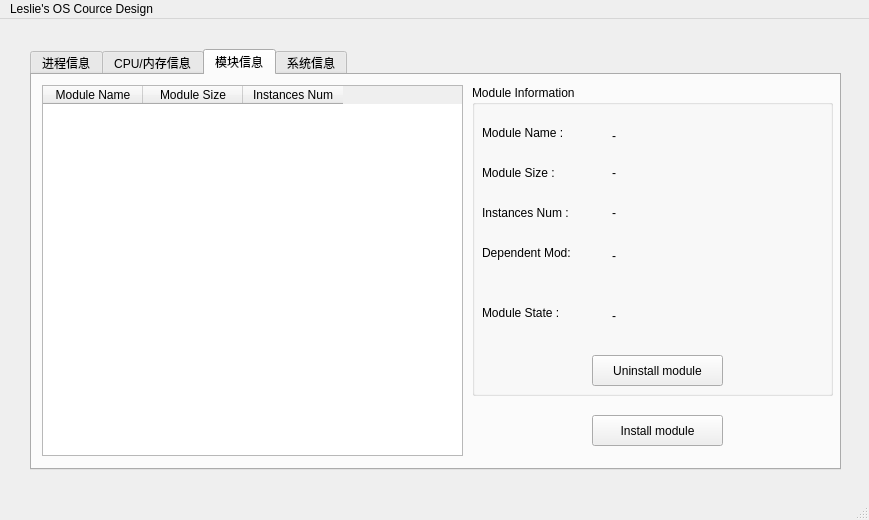
<?xml version="1.0" encoding="UTF-8"?>
<ui version="4.0">
 <class>MainWindow</class>
 <widget class="QMainWindow" name="MainWindow">
  <property name="geometry">
   <rect>
    <x>0</x>
    <y>0</y>
    <width>869</width>
    <height>520</height>
   </rect>
  </property>
  <property name="windowTitle">
   <string>Leslie's OS Course Design - U201714863</string>
  </property>
  <widget class="QWidget" name="centralwidget">
   <widget class="QTabWidget" name="mem_basic">
    <property name="geometry">
     <rect>
      <x>30</x>
      <y>30</y>
      <width>811</width>
      <height>421</height>
     </rect>
    </property>
    <property name="layoutDirection">
     <enum>Qt::LeftToRight</enum>
    </property>
    <property name="autoFillBackground">
     <bool>false</bool>
    </property>
    <property name="currentIndex">
     <number>2</number>
    </property>
    <widget class="QWidget" name="PROC_info">
     <attribute name="title">
      <string>进程信息</string>
     </attribute>
     <widget class="QTableWidget" name="table1">
      <property name="enabled">
       <bool>true</bool>
      </property>
      <property name="geometry">
       <rect>
        <x>10</x>
        <y>10</y>
        <width>461</width>
        <height>371</height>
       </rect>
      </property>
      <property name="editTriggers">
       <set>QAbstractItemView::NoEditTriggers</set>
      </property>
      <property name="alternatingRowColors">
       <bool>false</bool>
      </property>
      <property name="showGrid">
       <bool>false</bool>
      </property>
      <column>
       <property name="text">
        <string>进程名</string>
       </property>
      </column>
      <column>
       <property name="text">
        <string>进程PID</string>
       </property>
      </column>
      <column>
       <property name="text">
        <string>进程状态</string>
       </property>
      </column>
      <column>
       <property name="text">
        <string>占用内存</string>
       </property>
      </column>
      <column>
       <property name="text">
        <string>优先级</string>
       </property>
      </column>
     </widget>
     <widget class="QGroupBox" name="proc_info">
      <property name="geometry">
       <rect>
        <x>500</x>
        <y>160</y>
        <width>291</width>
        <height>221</height>
       </rect>
      </property>
      <property name="sizePolicy">
       <sizepolicy hsizetype="Preferred" vsizetype="Preferred">
        <horstretch>0</horstretch>
        <verstretch>0</verstretch>
       </sizepolicy>
      </property>
      <property name="title">
       <string>进程信息</string>
      </property>
      <property name="alignment">
       <set>Qt::AlignLeading|Qt::AlignLeft|Qt::AlignVCenter</set>
      </property>
      <property name="flat">
       <bool>false</bool>
      </property>
      <widget class="QLabel" name="label_7">
       <property name="geometry">
        <rect>
         <x>20</x>
         <y>60</y>
         <width>81</width>
         <height>16</height>
        </rect>
       </property>
       <property name="text">
        <string>父进程 :</string>
       </property>
      </widget>
      <widget class="QLabel" name="label_8">
       <property name="geometry">
        <rect>
         <x>20</x>
         <y>90</y>
         <width>81</width>
         <height>16</height>
        </rect>
       </property>
       <property name="text">
        <string>进程组 :</string>
       </property>
      </widget>
      <widget class="QLabel" name="label_9">
       <property name="geometry">
        <rect>
         <x>20</x>
         <y>120</y>
         <width>81</width>
         <height>16</height>
        </rect>
       </property>
       <property name="text">
        <string>用户 :</string>
       </property>
      </widget>
      <widget class="QLabel" name="label_10">
       <property name="geometry">
        <rect>
         <x>20</x>
         <y>30</y>
         <width>71</width>
         <height>16</height>
        </rect>
       </property>
       <property name="text">
        <string>进程 :</string>
       </property>
      </widget>
      <widget class="QLabel" name="label_11">
       <property name="geometry">
        <rect>
         <x>20</x>
         <y>150</y>
         <width>91</width>
         <height>16</height>
        </rect>
       </property>
       <property name="text">
        <string>占用CPU(%) :</string>
       </property>
      </widget>
      <widget class="QLabel" name="ppid">
       <property name="geometry">
        <rect>
         <x>130</x>
         <y>60</y>
         <width>161</width>
         <height>21</height>
        </rect>
       </property>
       <property name="text">
        <string>-</string>
       </property>
      </widget>
      <widget class="QLabel" name="proc_group">
       <property name="geometry">
        <rect>
         <x>130</x>
         <y>90</y>
         <width>161</width>
         <height>21</height>
        </rect>
       </property>
       <property name="text">
        <string>-</string>
       </property>
      </widget>
      <widget class="QLabel" name="user">
       <property name="geometry">
        <rect>
         <x>130</x>
         <y>120</y>
         <width>161</width>
         <height>21</height>
        </rect>
       </property>
       <property name="text">
        <string>-</string>
       </property>
      </widget>
      <widget class="QLabel" name="pid">
       <property name="geometry">
        <rect>
         <x>130</x>
         <y>30</y>
         <width>161</width>
         <height>21</height>
        </rect>
       </property>
       <property name="text">
        <string>-</string>
       </property>
      </widget>
      <widget class="QLabel" name="proc_cpu">
       <property name="geometry">
        <rect>
         <x>130</x>
         <y>150</y>
         <width>161</width>
         <height>21</height>
        </rect>
       </property>
       <property name="text">
        <string>-</string>
       </property>
      </widget>
      <widget class="QPushButton" name="kill">
       <property name="geometry">
        <rect>
         <x>40</x>
         <y>180</y>
         <width>101</width>
         <height>31</height>
        </rect>
       </property>
       <property name="text">
        <string>Kill Process</string>
       </property>
       <property name="autoExclusive">
        <bool>false</bool>
       </property>
      </widget>
      <widget class="QPushButton" name="refresh">
       <property name="geometry">
        <rect>
         <x>170</x>
         <y>180</y>
         <width>101</width>
         <height>31</height>
        </rect>
       </property>
       <property name="text">
        <string>Refresh Info</string>
       </property>
      </widget>
     </widget>
     <widget class="QGroupBox" name="groupBox_3">
      <property name="geometry">
       <rect>
        <x>500</x>
        <y>20</y>
        <width>291</width>
        <height>131</height>
       </rect>
      </property>
      <property name="title">
       <string>概况</string>
      </property>
      <widget class="QLabel" name="label_12">
       <property name="geometry">
        <rect>
         <x>50</x>
         <y>30</y>
         <width>81</width>
         <height>16</height>
        </rect>
       </property>
       <property name="text">
        <string>总进程数 :</string>
       </property>
      </widget>
      <widget class="QLabel" name="label_14">
       <property name="geometry">
        <rect>
         <x>50</x>
         <y>60</y>
         <width>71</width>
         <height>16</height>
        </rect>
       </property>
       <property name="text">
        <string>运行进程 :</string>
       </property>
      </widget>
      <widget class="QLabel" name="label_15">
       <property name="geometry">
        <rect>
         <x>50</x>
         <y>90</y>
         <width>71</width>
         <height>16</height>
        </rect>
       </property>
       <property name="text">
        <string>睡眠进程 :</string>
       </property>
      </widget>
      <widget class="QLabel" name="total">
       <property name="geometry">
        <rect>
         <x>150</x>
         <y>30</y>
         <width>67</width>
         <height>17</height>
        </rect>
       </property>
       <property name="text">
        <string>-</string>
       </property>
      </widget>
      <widget class="QLabel" name="running">
       <property name="geometry">
        <rect>
         <x>150</x>
         <y>60</y>
         <width>67</width>
         <height>17</height>
        </rect>
       </property>
       <property name="text">
        <string>-</string>
       </property>
      </widget>
      <widget class="QLabel" name="sleeping">
       <property name="geometry">
        <rect>
         <x>150</x>
         <y>90</y>
         <width>67</width>
         <height>17</height>
        </rect>
       </property>
       <property name="text">
        <string>-</string>
       </property>
      </widget>
     </widget>
    </widget>
    <widget class="QWidget" name="CPU_info">
     <attribute name="title">
      <string>CPU/内存信息</string>
     </attribute>
     <widget class="QGroupBox" name="cpu_load">
      <property name="geometry">
       <rect>
        <x>520</x>
        <y>20</y>
        <width>231</width>
        <height>171</height>
       </rect>
      </property>
      <property name="title">
       <string>CPU 负载</string>
      </property>
      <widget class="QProgressBar" name="cpu_usage">
       <property name="geometry">
        <rect>
         <x>40</x>
         <y>60</y>
         <width>151</width>
         <height>31</height>
        </rect>
       </property>
       <property name="value">
        <number>0</number>
       </property>
      </widget>
     </widget>
     <widget class="QGroupBox" name="groupBox_2">
      <property name="geometry">
       <rect>
        <x>520</x>
        <y>220</y>
        <width>231</width>
        <height>121</height>
       </rect>
      </property>
      <property name="title">
       <string>CPU 进程/线程数</string>
      </property>
      <widget class="QLabel" name="label">
       <property name="geometry">
        <rect>
         <x>20</x>
         <y>40</y>
         <width>67</width>
         <height>17</height>
        </rect>
       </property>
       <property name="text">
        <string>进程数</string>
       </property>
      </widget>
      <widget class="QLabel" name="label_2">
       <property name="geometry">
        <rect>
         <x>20</x>
         <y>80</y>
         <width>67</width>
         <height>17</height>
        </rect>
       </property>
       <property name="text">
        <string>线程数</string>
       </property>
      </widget>
      <widget class="QLabel" name="proc_count">
       <property name="geometry">
        <rect>
         <x>90</x>
         <y>40</y>
         <width>67</width>
         <height>17</height>
        </rect>
       </property>
       <property name="text">
        <string>-</string>
       </property>
      </widget>
      <widget class="QLabel" name="thread_count">
       <property name="geometry">
        <rect>
         <x>90</x>
         <y>80</y>
         <width>67</width>
         <height>17</height>
        </rect>
       </property>
       <property name="text">
        <string>-</string>
       </property>
      </widget>
      <widget class="Line" name="line">
       <property name="geometry">
        <rect>
         <x>10</x>
         <y>60</y>
         <width>171</width>
         <height>16</height>
        </rect>
       </property>
       <property name="orientation">
        <enum>Qt::Horizontal</enum>
       </property>
      </widget>
     </widget>
     <widget class="QGroupBox" name="groupBox">
      <property name="geometry">
       <rect>
        <x>20</x>
        <y>20</y>
        <width>461</width>
        <height>171</height>
       </rect>
      </property>
      <property name="title">
       <string>CPU 基本信息</string>
      </property>
      <widget class="QLabel" name="label_3">
       <property name="geometry">
        <rect>
         <x>40</x>
         <y>40</y>
         <width>101</width>
         <height>16</height>
        </rect>
       </property>
       <property name="text">
        <string>Model Name :</string>
       </property>
      </widget>
      <widget class="QLabel" name="label_4">
       <property name="geometry">
        <rect>
         <x>40</x>
         <y>70</y>
         <width>101</width>
         <height>16</height>
        </rect>
       </property>
       <property name="text">
        <string>CPU MHz :</string>
       </property>
      </widget>
      <widget class="QLabel" name="label_5">
       <property name="geometry">
        <rect>
         <x>40</x>
         <y>100</y>
         <width>101</width>
         <height>16</height>
        </rect>
       </property>
       <property name="text">
        <string>CPU Cores :</string>
       </property>
      </widget>
      <widget class="QLabel" name="label_6">
       <property name="geometry">
        <rect>
         <x>40</x>
         <y>130</y>
         <width>101</width>
         <height>16</height>
        </rect>
       </property>
       <property name="text">
        <string>Cache Size :</string>
       </property>
      </widget>
      <widget class="QLabel" name="model_name">
       <property name="geometry">
        <rect>
         <x>150</x>
         <y>40</y>
         <width>301</width>
         <height>21</height>
        </rect>
       </property>
       <property name="text">
        <string>-</string>
       </property>
      </widget>
      <widget class="QLabel" name="cpu_mhz">
       <property name="geometry">
        <rect>
         <x>150</x>
         <y>70</y>
         <width>281</width>
         <height>21</height>
        </rect>
       </property>
       <property name="text">
        <string>-</string>
       </property>
      </widget>
      <widget class="QLabel" name="cpu_cores">
       <property name="geometry">
        <rect>
         <x>150</x>
         <y>100</y>
         <width>281</width>
         <height>21</height>
        </rect>
       </property>
       <property name="text">
        <string>-</string>
       </property>
      </widget>
      <widget class="QLabel" name="cache_size">
       <property name="geometry">
        <rect>
         <x>150</x>
         <y>130</y>
         <width>281</width>
         <height>21</height>
        </rect>
       </property>
       <property name="text">
        <string>-</string>
       </property>
      </widget>
     </widget>
     <widget class="QGroupBox" name="groupBox_4">
      <property name="geometry">
       <rect>
        <x>20</x>
        <y>210</y>
        <width>461</width>
        <height>131</height>
       </rect>
      </property>
      <property name="title">
       <string>内存基本信息</string>
      </property>
      <widget class="QProgressBar" name="memory_usage">
       <property name="geometry">
        <rect>
         <x>160</x>
         <y>40</y>
         <width>251</width>
         <height>21</height>
        </rect>
       </property>
       <property name="value">
        <number>0</number>
       </property>
      </widget>
      <widget class="QLabel" name="label_13">
       <property name="geometry">
        <rect>
         <x>60</x>
         <y>40</y>
         <width>67</width>
         <height>17</height>
        </rect>
       </property>
       <property name="text">
        <string>Memory</string>
       </property>
      </widget>
      <widget class="QLabel" name="label_16">
       <property name="geometry">
        <rect>
         <x>180</x>
         <y>70</y>
         <width>41</width>
         <height>16</height>
        </rect>
       </property>
       <property name="text">
        <string>Total :</string>
       </property>
      </widget>
      <widget class="QLabel" name="label_17">
       <property name="geometry">
        <rect>
         <x>180</x>
         <y>100</y>
         <width>67</width>
         <height>17</height>
        </rect>
       </property>
       <property name="text">
        <string>Free :</string>
       </property>
      </widget>
      <widget class="QLabel" name="mem_total">
       <property name="geometry">
        <rect>
         <x>250</x>
         <y>70</y>
         <width>121</width>
         <height>21</height>
        </rect>
       </property>
       <property name="text">
        <string>-</string>
       </property>
      </widget>
      <widget class="QLabel" name="mem_free">
       <property name="geometry">
        <rect>
         <x>250</x>
         <y>100</y>
         <width>111</width>
         <height>21</height>
        </rect>
       </property>
       <property name="text">
        <string>-</string>
       </property>
      </widget>
     </widget>
    </widget>
    <widget class="QWidget" name="MODULE_info">
     <attribute name="title">
      <string>模块信息</string>
     </attribute>
     <widget class="QTableWidget" name="module_table">
      <property name="enabled">
       <bool>true</bool>
      </property>
      <property name="geometry">
       <rect>
        <x>10</x>
        <y>10</y>
        <width>421</width>
        <height>371</height>
       </rect>
      </property>
      <property name="editTriggers">
       <set>QAbstractItemView::NoEditTriggers</set>
      </property>
      <property name="alternatingRowColors">
       <bool>false</bool>
      </property>
      <property name="showGrid">
       <bool>false</bool>
      </property>
      <column>
       <property name="text">
        <string>Module Name</string>
       </property>
      </column>
      <column>
       <property name="text">
        <string>Module Size</string>
       </property>
      </column>
      <column>
       <property name="text">
        <string>Instances Num</string>
       </property>
      </column>
     </widget>
     <widget class="QPushButton" name="pushButton">
      <property name="geometry">
       <rect>
        <x>560</x>
        <y>340</y>
        <width>131</width>
        <height>31</height>
       </rect>
      </property>
      <property name="text">
       <string>Install module</string>
      </property>
     </widget>
     <widget class="QGroupBox" name="groupBox_5">
      <property name="geometry">
       <rect>
        <x>440</x>
        <y>10</y>
        <width>361</width>
        <height>311</height>
       </rect>
      </property>
      <property name="title">
       <string>Module Information</string>
      </property>
      <widget class="QPushButton" name="uninstall_module">
       <property name="geometry">
        <rect>
         <x>120</x>
         <y>270</y>
         <width>131</width>
         <height>31</height>
        </rect>
       </property>
       <property name="text">
        <string>Uninstall module</string>
       </property>
      </widget>
      <widget class="QLabel" name="label_21">
       <property name="geometry">
        <rect>
         <x>10</x>
         <y>40</y>
         <width>111</width>
         <height>16</height>
        </rect>
       </property>
       <property name="text">
        <string>Module Name :</string>
       </property>
      </widget>
      <widget class="QLabel" name="label_22">
       <property name="geometry">
        <rect>
         <x>10</x>
         <y>80</y>
         <width>111</width>
         <height>16</height>
        </rect>
       </property>
       <property name="text">
        <string>Module Size :</string>
       </property>
      </widget>
      <widget class="QLabel" name="label_23">
       <property name="geometry">
        <rect>
         <x>10</x>
         <y>120</y>
         <width>111</width>
         <height>16</height>
        </rect>
       </property>
       <property name="text">
        <string>Instances Num :</string>
       </property>
      </widget>
      <widget class="QLabel" name="label_27">
       <property name="geometry">
        <rect>
         <x>10</x>
         <y>220</y>
         <width>111</width>
         <height>16</height>
        </rect>
       </property>
       <property name="text">
        <string>Module State :</string>
       </property>
      </widget>
      <widget class="QLabel" name="label_28">
       <property name="geometry">
        <rect>
         <x>10</x>
         <y>160</y>
         <width>121</width>
         <height>16</height>
        </rect>
       </property>
       <property name="text">
        <string>Dependent Mod:</string>
       </property>
      </widget>
      <widget class="QLabel" name="module_name">
       <property name="geometry">
        <rect>
         <x>140</x>
         <y>40</y>
         <width>211</width>
         <height>21</height>
        </rect>
       </property>
       <property name="text">
        <string>-</string>
       </property>
      </widget>
      <widget class="QLabel" name="module_size">
       <property name="geometry">
        <rect>
         <x>140</x>
         <y>80</y>
         <width>211</width>
         <height>16</height>
        </rect>
       </property>
       <property name="text">
        <string>-</string>
       </property>
      </widget>
      <widget class="QLabel" name="ins_num">
       <property name="geometry">
        <rect>
         <x>140</x>
         <y>120</y>
         <width>211</width>
         <height>16</height>
        </rect>
       </property>
       <property name="text">
        <string>-</string>
       </property>
      </widget>
      <widget class="QLabel" name="dependent">
       <property name="geometry">
        <rect>
         <x>140</x>
         <y>160</y>
         <width>211</width>
         <height>21</height>
        </rect>
       </property>
       <property name="sizeIncrement">
        <size>
         <width>0</width>
         <height>2</height>
        </size>
       </property>
       <property name="text">
        <string>-</string>
       </property>
      </widget>
      <widget class="QLabel" name="module_state">
       <property name="geometry">
        <rect>
         <x>140</x>
         <y>220</y>
         <width>151</width>
         <height>21</height>
        </rect>
       </property>
       <property name="sizeIncrement">
        <size>
         <width>0</width>
         <height>2</height>
        </size>
       </property>
       <property name="text">
        <string>-</string>
       </property>
      </widget>
     </widget>
    </widget>
    <widget class="QWidget" name="SYS_info">
     <attribute name="title">
      <string>系统信息</string>
     </attribute>
     <widget class="QGroupBox" name="system_info">
      <property name="geometry">
       <rect>
        <x>50</x>
        <y>30</y>
        <width>491</width>
        <height>161</height>
       </rect>
      </property>
      <property name="title">
       <string>System Information</string>
      </property>
      <widget class="QLabel" name="label_18">
       <property name="geometry">
        <rect>
         <x>20</x>
         <y>30</y>
         <width>111</width>
         <height>16</height>
        </rect>
       </property>
       <property name="text">
        <string>kernel version :</string>
       </property>
      </widget>
      <widget class="QLabel" name="label_19">
       <property name="geometry">
        <rect>
         <x>20</x>
         <y>70</y>
         <width>111</width>
         <height>21</height>
        </rect>
       </property>
       <property name="text">
        <string>gcc version :</string>
       </property>
      </widget>
      <widget class="QLabel" name="label_20">
       <property name="geometry">
        <rect>
         <x>20</x>
         <y>110</y>
         <width>101</width>
         <height>21</height>
        </rect>
       </property>
       <property name="text">
        <string>build date :</string>
       </property>
      </widget>
      <widget class="QLabel" name="kernel_version">
       <property name="geometry">
        <rect>
         <x>140</x>
         <y>30</y>
         <width>311</width>
         <height>21</height>
        </rect>
       </property>
       <property name="text">
        <string>-</string>
       </property>
      </widget>
      <widget class="QLabel" name="gcc_version">
       <property name="geometry">
        <rect>
         <x>140</x>
         <y>70</y>
         <width>341</width>
         <height>21</height>
        </rect>
       </property>
       <property name="text">
        <string>-</string>
       </property>
      </widget>
      <widget class="QLabel" name="build_date">
       <property name="geometry">
        <rect>
         <x>140</x>
         <y>110</y>
         <width>321</width>
         <height>21</height>
        </rect>
       </property>
       <property name="text">
        <string>-</string>
       </property>
      </widget>
     </widget>
     <widget class="QGroupBox" name="About">
      <property name="geometry">
       <rect>
        <x>50</x>
        <y>210</y>
        <width>401</width>
        <height>161</height>
       </rect>
      </property>
      <property name="title">
       <string>About Me</string>
      </property>
      <widget class="QLabel" name="label_24">
       <property name="geometry">
        <rect>
         <x>40</x>
         <y>30</y>
         <width>111</width>
         <height>16</height>
        </rect>
       </property>
       <property name="text">
        <string>Author :</string>
       </property>
      </widget>
      <widget class="QLabel" name="label_25">
       <property name="geometry">
        <rect>
         <x>40</x>
         <y>70</y>
         <width>111</width>
         <height>21</height>
        </rect>
       </property>
       <property name="text">
        <string>e-mail :</string>
       </property>
      </widget>
      <widget class="QLabel" name="label_26">
       <property name="geometry">
        <rect>
         <x>40</x>
         <y>110</y>
         <width>101</width>
         <height>21</height>
        </rect>
       </property>
       <property name="text">
        <string>Student ID :</string>
       </property>
      </widget>
      <widget class="QLabel" name="kernel_version_3">
       <property name="geometry">
        <rect>
         <x>170</x>
         <y>30</y>
         <width>201</width>
         <height>21</height>
        </rect>
       </property>
       <property name="text">
        <string>Leslie Lee</string>
       </property>
      </widget>
      <widget class="QLabel" name="email">
       <property name="geometry">
        <rect>
         <x>170</x>
         <y>70</y>
         <width>201</width>
         <height>21</height>
        </rect>
       </property>
       <property name="text">
        <string>chenchenlcl@outlook.com</string>
       </property>
      </widget>
      <widget class="QLabel" name="ID">
       <property name="geometry">
        <rect>
         <x>170</x>
         <y>110</y>
         <width>201</width>
         <height>21</height>
        </rect>
       </property>
       <property name="text">
        <string>U201714863</string>
       </property>
      </widget>
     </widget>
    </widget>
   </widget>
  </widget>
  <widget class="QMenuBar" name="menubar">
   <property name="geometry">
    <rect>
     <x>0</x>
     <y>0</y>
     <width>869</width>
     <height>28</height>
    </rect>
   </property>
   <widget class="QMenu" name="menuLeslie_s_OS_Cource_Design">
    <property name="title">
     <string>Leslie's OS Cource Design</string>
    </property>
   </widget>
   <addaction name="menuLeslie_s_OS_Cource_Design"/>
  </widget>
  <widget class="QStatusBar" name="statusbar"/>
 </widget>
 <resources/>
 <connections/>
</ui>
